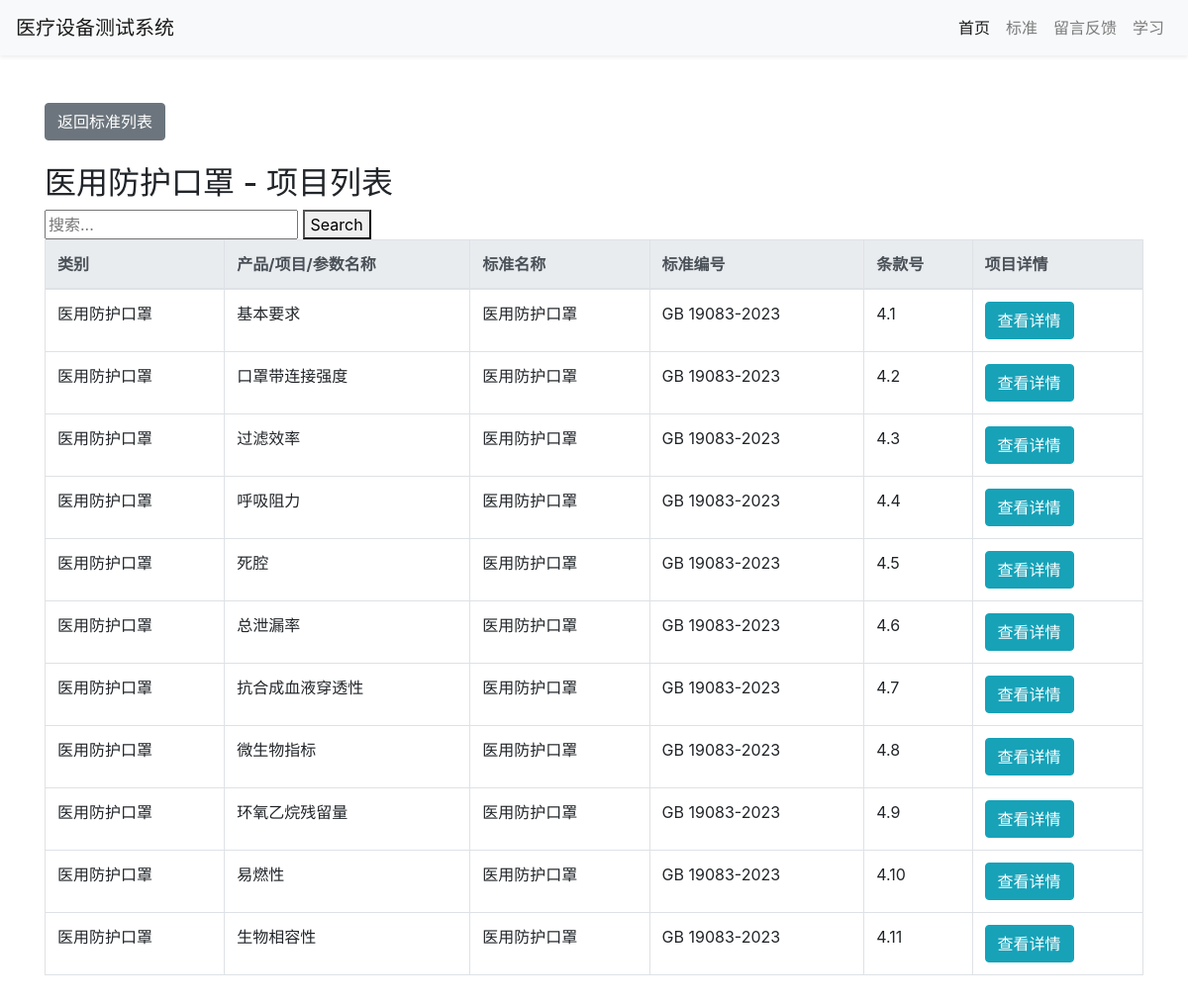
Screenshot of /test_project/2/ with the database file from the repository.
### Project/models.py (models this page shows, shortened)
class Standard(models.Model):
    BroadCategory = models.CharField(max_length=50, null=False)
    Category = models.CharField(max_length=50, null=False)
    Project = models.CharField(max_length=50, null=False)
    StandardName = models.CharField(max_length=50, null=False)
    StandardNumber = models.CharField(max_length=50, null=False)
    class Meta:
        constraints = [
            models.UniqueConstraint(
                fields=(
                    'Category',
                    'Project',
                    'StandardName',
                    'StandardNumber'
                    ),
                name='UniqueStandard'
            )
        ]

class Project(models.Model):
    BroadCategory = models.CharField(max_length=50, null=False)
    Category = models.CharField(max_length=50, null=False)
    Project = models.CharField(max_length=50, null=False)
    StandardName = models.CharField(max_length=50, null=False)
    StandardNumber = models.CharField(max_length=50, null=False)
    ClauseNumber = models.CharField(max_length=50, null=False)
    Staff = models.CharField(max_length=50, null=False)
    Equipment = models.CharField(max_length=200, null=False)
    Procedure = models.CharField(max_length=50, null=False)
    Sample = models.CharField(max_length=200, null=False)
    standard = models.ForeignKey(Standard, on_delete=models.CASCADE, related_name='projects')  # 假设 ID 为 1 的 Standard 是默认的

### Project/views.py (the view)
# urls.py: path('test_project/<int:standard_id>/', views.test_project, name='test_project'),
def test_project(request, standard_id):
    standard = get_object_or_404(Standard, id=standard_id)
    projects = Project.objects.filter(standard=standard)
    return render(request, 'test_project.html', {
        'standard': standard,
        'projects': projects,
    })

### templates/test_project.html (shortened to what this page needs)
<!DOCTYPE html>
<html lang="zh-CN">
<head>
    <link href="https://cdn.jsdelivr.net/npm/bootstrap@4.6.2/dist/css/bootstrap.min.css" rel="stylesheet">
</head>
<body>
<nav class="navbar navbar-expand-lg navbar-light bg-light shadow-sm">
    <a class="navbar-brand" href="{% url 'homepage' %}">医疗设备测试系统</a>
    <div class="collapse navbar-collapse" id="navbarNav">
        <ul class="navbar-nav ml-auto">
            <li class="nav-item active">
                <a class="nav-link" href="{% url 'homepage' %}">首页</a>
            </li>
            <li class="nav-item">
                <a class="nav-link" href="{% url 'test_standard' %}">标准</a>
            </li>
            <li class="nav-item">
                <a class="nav-link" href="{% url 'message' %}">留言反馈</a>
            </li>
            <li class="nav-item">
                <a class="nav-link" href="#">学习</a>
            </li>
        </ul>
    </div>
</nav>
<div class="container my-5">
    <a href="{% url 'test_standard' %}" class="btn btn-secondary mb-4">返回标准列表</a>
    <h2>{{ standard.StandardName }} - 项目列表</h2>
    <form method="get" action="{% url 'test_search_project' standard.id %}">
        <input type="text" name="query" placeholder="搜索...">
        <button type="submit">Search</button>
    </form>
    <table class="table table-bordered table-hover">
        <thead class="thead-light">
            <tr>
                <th>类别</th>
                <th>产品/项目/参数名称</th>
                <th>标准名称</th>
                <th>标准编号</th>
                <th>条款号</th>
                <th>项目详情</th>
            </tr>
        </thead>
        <tbody>
        {% for project in projects %}
            <tr>
                <td>{{ project.Category }}</td>
                <td>{{ project.Project }}</td>
                <td>{{ project.StandardName }}</td>
                <td>{{ project.StandardNumber }}</td>
                <td>{{ project.ClauseNumber }}</td>
                <td>
                    <a href="{% url 'test_detail' project.id %}" class="btn btn-info">查看详情</a>
                </td>
            </tr>
        {% empty %}
            <tr>
                <td colspan="7">暂无项目</td>
            </tr>
        {% endfor %}
        </tbody>
    </table>
</div>
</body>
</html>

### rows the page displays
Standard: StandardName "医用防护口罩"
Project: Category "医用防护口罩", Project "基本要求", StandardName "医用防护口罩", StandardNumber "GB 19083-2023", ClauseNumber "4.1"
Project: Category "医用防护口罩", Project "口罩带连接强度", StandardName "医用防护口罩", StandardNumber "GB 19083-2023", ClauseNumber "4.2"
Project: Category "医用防护口罩", Project "过滤效率", StandardName "医用防护口罩", StandardNumber "GB 19083-2023", ClauseNumber "4.3"
Project: Category "医用防护口罩", Project "呼吸阻力", StandardName "医用防护口罩", StandardNumber "GB 19083-2023", ClauseNumber "4.4"
Project: Category "医用防护口罩", Project "死腔", StandardName "医用防护口罩", StandardNumber "GB 19083-2023", ClauseNumber "4.5"
Project: Category "医用防护口罩", Project "总泄漏率", StandardName "医用防护口罩", StandardNumber "GB 19083-2023", ClauseNumber "4.6"
Project: Category "医用防护口罩", Project "抗合成血液穿透性", StandardName "医用防护口罩", StandardNumber "GB 19083-2023", ClauseNumber "4.7"
Project: Category "医用防护口罩", Project "微生物指标", StandardName "医用防护口罩", StandardNumber "GB 19083-2023", ClauseNumber "4.8"
Project: Category "医用防护口罩", Project "环氧乙烷残留量", StandardName "医用防护口罩", StandardNumber "GB 19083-2023", ClauseNumber "4.9"
Project: Category "医用防护口罩", Project "易燃性", StandardName "医用防护口罩", StandardNumber "GB 19083-2023", ClauseNumber "4.10"
Project: Category "医用防护口罩", Project "生物相容性", StandardName "医用防护口罩", StandardNumber "GB 19083-2023", ClauseNumber "4.11"
